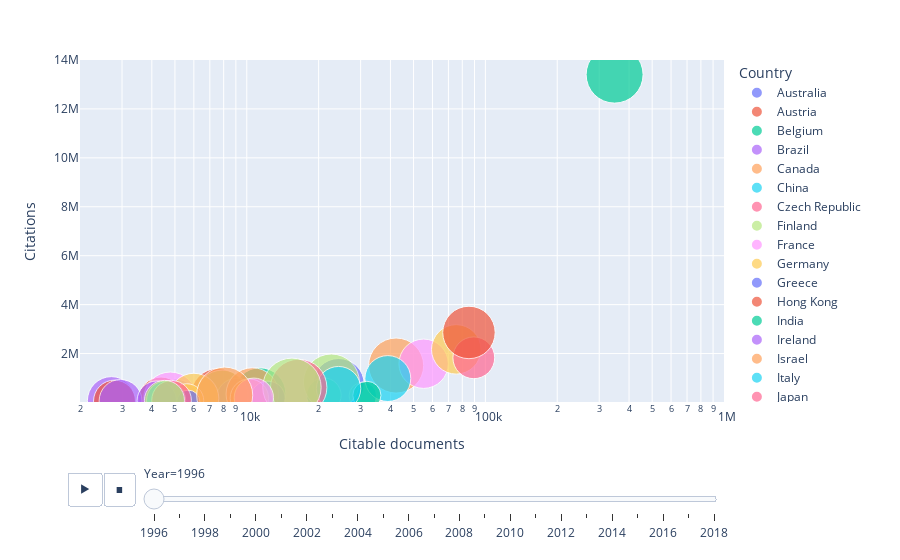

Notebook code cell kept with this figure:
### Markdown cell above
# Evolution of scientific publications overtime for countries with more than 10k citables papers in 1996. The size of the buble is the number of citations per document.

### Code cell
data_publications = pd.read_csv('../publications-high.csv')
px.scatter(data_publications, x="Citable documents", y="Citations", animation_frame="Year", animation_group="Country",
           size="Citations per document", color="Country", hover_name="Country", 
           log_x = True, 
           size_max=45, range_x=[2000,1000000], range_y=[20000,14000000])

### Figure 1 — Plotly figure (JSON) as saved in the notebook; plotly's stock layout.template omitted (floating-point values rounded to 4 significant figures)
{"data": [{"hoverlabel": {"namelength": 0}, "hovertemplate": "<b>%{hovertext}</b><br><br>Country=Australia<br>Year=1996<br>Citable documents=%{x}<br>Citations=%{y}<br>Citations per document=%{marker.size}", "hovertext": ["Australia"], "ids": ["Australia"], "legendgroup": "Australia", "marker": {"color": "#636efa", "size": [30.14], "sizemode": "area", "sizeref": 0.02309, "symbol": "circle"}, "mode": "markers", "name": "Australia", "showlegend": true, "type": "scatter", "x": [24271], "xaxis": "x", "y": [754029], "yaxis": "y"}, {"hoverlabel": {"namelength": 0}, "hovertemplate": "<b>%{hovertext}</b><br><br>Country=Austria<br>Year=1996<br>Citable documents=%{x}<br>Citations=%{y}<br>Citations per document=%{marker.size}", "hovertext": ["Austria"], "ids": ["Austria"], "legendgroup": "Austria", "marker": {"color": "#EF553B", "size": [34.82], "sizemode": "area", "sizeref": 0.02309, "symbol": "circle"}, "mode": "markers", "name": "Austria", "showlegend": true, "type": "scatter", "x": [7577], "xaxis": "x", "y": [269161], "yaxis": "y"}, {"hoverlabel": {"namelength": 0}, "hovertemplate": "<b>%{hovertext}</b><br><br>Country=Belgium<br>Year=1996<br>Citable documents=%{x}<br>Citations=%{y}<br>Citations per document=%{marker.size}", "hovertext": ["Belgium"], "ids": ["Belgium"], "legendgroup": "Belgium", "marker": {"color": "#00cc96", "size": [31.01], "sizemode": "area", "sizeref": 0.02309, "symbol": "circle"}, "mode": "markers", "name": "Belgium", "showlegend": true, "type": "scatter", "x": [11350], "xaxis": "x", "y": [360195], "yaxis": "y"}, {"hoverlabel": {"namelength": 0}, "hovertemplate": "<b>%{hovertext}</b><br><br>Country=Brazil<br>Year=1996<br>Citable documents=%{x}<br>Citations=%{y}<br>Citations per document=%{marker.size}", "hovertext": ["Brazil"], "ids": ["Brazil"], "legendgroup": "Brazil", "marker": {"color": "#ab63fa", "size": [18.45], "sizemode": "area", "sizeref": 0.02309, "symbol": "circle"}, "mode": "markers", "name": "Brazil", "showlegend": true, "type": "scatter", "x": [9058], "xaxis": "x", "y": [169147], "yaxis": "y"}, {"hoverlabel": {"namelength": 0}, "hovertemplate": "<b>%{hovertext}</b><br><br>Country=Canada<br>Year=1996<br>Citable documents=%{x}<br>Citations=%{y}<br>Citations per document=%{marker.size}", "hovertext": ["Canada"], "ids": ["Canada"], "legendgroup": "Canada", "marker": {"color": "#FFA15A", "size": [35.05], "sizemode": "area", "sizeref": 0.02309, "symbol": "circle"}, "mode": "markers", "name": "Canada", "showlegend": true, "type": "scatter", "x": [42253], "xaxis": "x", "y": [1509802], "yaxis": "y"}, {"hoverlabel": {"namelength": 0}, "hovertemplate": "<b>%{hovertext}</b><br><br>Country=China<br>Year=1996<br>Citable documents=%{x}<br>Citations=%{y}<br>Citations per document=%{marker.size}", "hovertext": ["China"], "ids": ["China"], "legendgroup": "China", "marker": {"color": "#19d3f3", "size": [8.75], "sizemode": "area", "sizeref": 0.02309, "symbol": "circle"}, "mode": "markers", "name": "China", "showlegend": true, "type": "scatter", "x": [30654], "xaxis": "x", "y": [269276], "yaxis": "y"}, {"hoverlabel": {"namelength": 0}, "hovertemplate": "<b>%{hovertext}</b><br><br>Country=Czech Republic<br>Year=1996<br>Citable documents=%{x}<br>Citations=%{y}<br>Citations per document=%{marker.size}", "hovertext": ["Czech Republic"], "ids": ["Czech Republic"], "legendgroup": "Czech Republic", "marker": {"color": "#FF6692", "size": [13.99], "sizemode": "area", "sizeref": 0.02309, "symbol": "circle"}, "mode": "markers", "name": "Czech Republic", "showlegend": true, "type": "scatter", "x": [5400], "xaxis": "x", "y": [75805], "yaxis": "y"}, {"hoverlabel": {"namelength": 0}, "hovertemplate": "<b>%{hovertext}</b><br><br>Country=Finland<br>Year=1996<br>Citable documents=%{x}<br>Citations=%{y}<br>Citations per document=%{marker.size}", "hovertext": ["Finland"], "ids": ["Finland"], "legendgroup": "Finland", "marker": {"color": "#B6E880", "size": [31.52], "sizemode": "area", "sizeref": 0.02309, "symbol": "circle"}, "mode": "markers", "name": "Finland", "showlegend": true, "type": "scatter", "x": [7887], "xaxis": "x", "y": [255065], "yaxis": "y"}, {"hoverlabel": {"namelength": 0}, "hovertemplate": "<b>%{hovertext}</b><br><br>Country=France<br>Year=1996<br>Citable documents=%{x}<br>Citations=%{y}<br>Citations per document=%{marker.size}", "hovertext": ["France"], "ids": ["France"], "legendgroup": "France", "marker": {"color": "#FF97FF", "size": [28.13], "sizemode": "area", "sizeref": 0.02309, "symbol": "circle"}, "mode": "markers", "name": "France", "showlegend": true, "type": "scatter", "x": [55098], "xaxis": "x", "y": [1584565], "yaxis": "y"}, {"hoverlabel": {"namelength": 0}, "hovertemplate": "<b>%{hovertext}</b><br><br>Country=Germany<br>Year=1996<br>Citable documents=%{x}<br>Citations=%{y}<br>Citations per document=%{marker.size}", "hovertext": ["Germany"], "ids": ["Germany"], "legendgroup": "Germany", "marker": {"color": "#FECB52", "size": [28.3], "sizemode": "area", "sizeref": 0.02309, "symbol": "circle"}, "mode": "markers", "name": "Germany", "showlegend": true, "type": "scatter", "x": [75477], "xaxis": "x", "y": [2170854], "yaxis": "y"}, {"hoverlabel": {"namelength": 0}, "hovertemplate": "<b>%{hovertext}</b><br><br>Country=Greece<br>Year=1996<br>Citable documents=%{x}<br>Citations=%{y}<br>Citations per document=%{marker.size}", "hovertext": ["Greece"], "ids": ["Greece"], "legendgroup": "Greece", "marker": {"color": "#636efa", "size": [20.17], "sizemode": "area", "sizeref": 0.02309, "symbol": "circle"}, "mode": "markers", "name": "Greece", "showlegend": true, "type": "scatter", "x": [5044], "xaxis": "x", "y": [103433], "yaxis": "y"}, {"hoverlabel": {"namelength": 0}, "hovertemplate": "<b>%{hovertext}</b><br><br>Country=Hong Kong<br>Year=1996<br>Citable documents=%{x}<br>Citations=%{y}<br>Citations per document=%{marker.size}", "hovertext": ["Hong Kong"], "ids": ["Hong Kong"], "legendgroup": "Hong Kong", "marker": {"color": "#EF553B", "size": [24.04], "sizemode": "area", "sizeref": 0.02309, "symbol": "circle"}, "mode": "markers", "name": "Hong Kong", "showlegend": true, "type": "scatter", "x": [4371], "xaxis": "x", "y": [107786], "yaxis": "y"}, {"hoverlabel": {"namelength": 0}, "hovertemplate": "<b>%{hovertext}</b><br><br>Country=India<br>Year=1996<br>Citable documents=%{x}<br>Citations=%{y}<br>Citations per document=%{marker.size}", "hovertext": ["India"], "ids": ["India"], "legendgroup": "India", "marker": {"color": "#00cc96", "size": [13.74], "sizemode": "area", "sizeref": 0.02309, "symbol": "circle"}, "mode": "markers", "name": "India", "showlegend": true, "type": "scatter", "x": [21046], "xaxis": "x", "y": [294593], "yaxis": "y"}, {"hoverlabel": {"namelength": 0}, "hovertemplate": "<b>%{hovertext}</b><br><br>Country=Ireland<br>Year=1996<br>Citable documents=%{x}<br>Citations=%{y}<br>Citations per document=%{marker.size}", "hovertext": ["Ireland"], "ids": ["Ireland"], "legendgroup": "Ireland", "marker": {"color": "#ab63fa", "size": [26.71], "sizemode": "area", "sizeref": 0.02309, "symbol": "circle"}, "mode": "markers", "name": "Ireland", "showlegend": true, "type": "scatter", "x": [2709], "xaxis": "x", "y": [74836], "yaxis": "y"}, {"hoverlabel": {"namelength": 0}, "hovertemplate": "<b>%{hovertext}</b><br><br>Country=Israel<br>Year=1996<br>Citable documents=%{x}<br>Citations=%{y}<br>Citations per document=%{marker.size}", "hovertext": ["Israel"], "ids": ["Israel"], "legendgroup": "Israel", "marker": {"color": "#FFA15A", "size": [31.96], "sizemode": "area", "sizeref": 0.02309, "symbol": "circle"}, "mode": "markers", "name": "Israel", "showlegend": true, "type": "scatter", "x": [10554], "xaxis": "x", "y": [345503], "yaxis": "y"}, {"hoverlabel": {"namelength": 0}, "hovertemplate": "<b>%{hovertext}</b><br><br>Country=Italy<br>Year=1996<br>Citable documents=%{x}<br>Citations=%{y}<br>Citations per document=%{marker.size}", "hovertext": ["Italy"], "ids": ["Italy"], "legendgroup": "Italy", "marker": {"color": "#19d3f3", "size": [24.35], "sizemode": "area", "sizeref": 0.02309, "symbol": "circle"}, "mode": "markers", "name": "Italy", "showlegend": true, "type": "scatter", "x": [39001], "xaxis": "x", "y": [978767], "yaxis": "y"}, {"hoverlabel": {"namelength": 0}, "hovertemplate": "<b>%{hovertext}</b><br><br>Country=Japan<br>Year=1996<br>Citable documents=%{x}<br>Citations=%{y}<br>Citations per document=%{marker.size}", "hovertext": ["Japan"], "ids": ["Japan"], "legendgroup": "Japan", "marker": {"color": "#FF6692", "size": [20.17], "sizemode": "area", "sizeref": 0.02309, "symbol": "circle"}, "mode": "markers", "name": "Japan", "showlegend": true, "type": "scatter", "x": [89419], "xaxis": "x", "y": [1827100], "yaxis": "y"}, {"hoverlabel": {"namelength": 0}, "hovertemplate": "<b>%{hovertext}</b><br><br>Country=Netherlands<br>Year=1996<br>Citable documents=%{x}<br>Citations=%{y}<br>Citations per document=%{marker.size}", "hovertext": ["Netherlands"], "ids": ["Netherlands"], "legendgroup": "Netherlands", "marker": {"color": "#B6E880", "size": [36.22], "sizemode": "area", "sizeref": 0.02309, "symbol": "circle"}, "mode": "markers", "name": "Netherlands", "showlegend": true, "type": "scatter", "x": [22626], "xaxis": "x", "y": [838239], "yaxis": "y"}, {"hoverlabel": {"namelength": 0}, "hovertemplate": "<b>%{hovertext}</b><br><br>Country=New Zealand<br>Year=1996<br>Citable documents=%{x}<br>Citations=%{y}<br>Citations per document=%{marker.size}", "hovertext": ["New Zealand"], "ids": ["New Zealand"], "legendgroup": "New Zealand", "marker": {"color": "#FF97FF", "size": [32.63], "sizemode": "area", "sizeref": 0.02309, "symbol": "circle"}, "mode": "markers", "name": "New Zealand", "showlegend": true, "type": "scatter", "x": [4780], "xaxis": "x", "y": [159289], "yaxis": "y"}, {"hoverlabel": {"namelength": 0}, "hovertemplate": "<b>%{hovertext}</b><br><br>Country=Norway<br>Year=1996<br>Citable documents=%{x}<br>Citations=%{y}<br>Citations per document=%{marker.size}", "hovertext": ["Norway"], "ids": ["Norway"], "legendgroup": "Norway", "marker": {"color": "#FECB52", "size": [28.73], "sizemode": "area", "sizeref": 0.02309, "symbol": "circle"}, "mode": "markers", "name": "Norway", "showlegend": true, "type": "scatter", "x": [6001], "xaxis": "x", "y": [175343], "yaxis": "y"}, {"hoverlabel": {"namelength": 0}, "hovertemplate": "<b>%{hovertext}</b><br><br>Country=Poland<br>Year=1996<br>Citable documents=%{x}<br>Citations=%{y}<br>Citations per document=%{marker.size}", "hovertext": ["Poland"], "ids": ["Poland"], "legendgroup": "Poland", "marker": {"color": "#636efa", "size": [13.75], "sizemode": "area", "sizeref": 0.02309, "symbol": "circle"}, "mode": "markers", "name": "Poland", "showlegend": true, "type": "scatter", "x": [12260], "xaxis": "x", "y": [169470], "yaxis": "y"}, {"hoverlabel": {"namelength": 0}, "hovertemplate": "<b>%{hovertext}</b><br><br>Country=Portugal<br>Year=1996<br>Citable documents=%{x}<br>Citations=%{y}<br>Citations per document=%{marker.size}", "hovertext": ["Portugal"], "ids": ["Portugal"], "legendgroup": "Portugal", "marker": {"color": "#EF553B", "size": [20.3], "sizemode": "area", "sizeref": 0.02309, "symbol": "circle"}, "mode": "markers", "name": "Portugal", "showlegend": true, "type": "scatter", "x": [2790], "xaxis": "x", "y": [57415], "yaxis": "y"}, {"hoverlabel": {"namelength": 0}, "hovertemplate": "<b>%{hovertext}</b><br><br>Country=Russian Federation<br>Year=1996<br>Citable documents=%{x}<br>Citations=%{y}<br>Citations per document=%{marker.size}", "hovertext": ["Russian Federation"], "ids": ["Russian Federation"], "legendgroup": "Russian Federation", "marker": {"color": "#00cc96", "size": [9.15], "sizemode": "area", "sizeref": 0.02309, "symbol": "circle"}, "mode": "markers", "name": "Russian Federation", "showlegend": true, "type": "scatter", "x": [31872], "xaxis": "x", "y": [292763], "yaxis": "y"}, {"hoverlabel": {"namelength": 0}, "hovertemplate": "<b>%{hovertext}</b><br><br>Country=Singapore<br>Year=1996<br>Citable documents=%{x}<br>Citations=%{y}<br>Citations per document=%{marker.size}", "hovertext": ["Singapore"], "ids": ["Singapore"], "legendgroup": "Singapore", "marker": {"color": "#ab63fa", "size": [21.2], "sizemode": "area", "sizeref": 0.02309, "symbol": "circle"}, "mode": "markers", "name": "Singapore", "showlegend": true, "type": "scatter", "x": [2958], "xaxis": "x", "y": [63647], "yaxis": "y"}, {"hoverlabel": {"namelength": 0}, "hovertemplate": "<b>%{hovertext}</b><br><br>Country=South Korea<br>Year=1996<br>Citable documents=%{x}<br>Citations=%{y}<br>Citations per document=%{marker.size}", "hovertext": ["South Korea"], "ids": ["South Korea"], "legendgroup": "South Korea", "marker": {"color": "#FFA15A", "size": [17.08], "sizemode": "area", "sizeref": 0.02309, "symbol": "circle"}, "mode": "markers", "name": "South Korea", "showlegend": true, "type": "scatter", "x": [10256], "xaxis": "x", "y": [176445], "yaxis": "y"}, {"hoverlabel": {"namelength": 0}, "hovertemplate": "<b>%{hovertext}</b><br><br>Country=Spain<br>Year=1996<br>Citable documents=%{x}<br>Citations=%{y}<br>Citations per document=%{marker.size}", "hovertext": ["Spain"], "ids": ["Spain"], "legendgroup": "Spain", "marker": {"color": "#19d3f3", "size": [22.73], "sizemode": "area", "sizeref": 0.02309, "symbol": "circle"}, "mode": "markers", "name": "Spain", "showlegend": true, "type": "scatter", "x": [24246], "xaxis": "x", "y": [566629], "yaxis": "y"}, {"hoverlabel": {"namelength": 0}, "hovertemplate": "<b>%{hovertext}</b><br><br>Country=Sweden<br>Year=1996<br>Citable documents=%{x}<br>Citations=%{y}<br>Citations per document=%{marker.size}", "hovertext": ["Sweden"], "ids": ["Sweden"], "legendgroup": "Sweden", "marker": {"color": "#FF6692", "size": [36.71], "sizemode": "area", "sizeref": 0.02309, "symbol": "circle"}, "mode": "markers", "name": "Sweden", "showlegend": true, "type": "scatter", "x": [16505], "xaxis": "x", "y": [616680], "yaxis": "y"}, {"hoverlabel": {"namelength": 0}, "hovertemplate": "<b>%{hovertext}</b><br><br>Country=Switzerland<br>Year=1996<br>Citable documents=%{x}<br>Citations=%{y}<br>Citations per document=%{marker.size}", "hovertext": ["Switzerland"], "ids": ["Switzerland"], "legendgroup": "Switzerland", "marker": {"color": "#B6E880", "size": [39.39], "sizemode": "area", "sizeref": 0.02309, "symbol": "circle"}, "mode": "markers", "name": "Switzerland", "showlegend": true, "type": "scatter", "x": [15464], "xaxis": "x", "y": [620604], "yaxis": "y"}, {"hoverlabel": {"namelength": 0}, "hovertemplate": "<b>%{hovertext}</b><br><br>Country=Taiwan<br>Year=1996<br>Citable documents=%{x}<br>Citations=%{y}<br>Citations per document=%{marker.size}", "hovertext": ["Taiwan"], "ids": ["Taiwan"], "legendgroup": "Taiwan", "marker": {"color": "#FF97FF", "size": [17.9], "sizemode": "area", "sizeref": 0.02309, "symbol": "circle"}, "mode": "markers", "name": "Taiwan", "showlegend": true, "type": "scatter", "x": [10708], "xaxis": "x", "y": [193326], "yaxis": "y"}, {"hoverlabel": {"namelength": 0}, "hovertemplate": "<b>%{hovertext}</b><br><br>Country=Turkey<br>Year=1996<br>Citable documents=%{x}<br>Citations=%{y}<br>Citations per document=%{marker.size}", "hovertext": ["Turkey"], "ids": ["Turkey"], "legendgroup": "Turkey", "marker": {"color": "#FECB52", "size": [13.18], "sizemode": "area", "sizeref": 0.02309, "symbol": "circle"}, "mode": "markers", "name": "Turkey", "showlegend": true, "type": "scatter", "x": [5608], "xaxis": "x", "y": [76309], "yaxis": "y"}, {"hoverlabel": {"namelength": 0}, "hovertemplate": "<b>%{hovertext}</b><br><br>Country=Ukraine<br>Year=1996<br>Citable documents=%{x}<br>Citations=%{y}<br>Citations per document=%{marker.size}", "hovertext": ["Ukraine"], "ids": ["Ukraine"], "legendgroup": "Ukraine", "marker": {"color": "#636efa", "size": [6.11], "sizemode": "area", "sizeref": 0.02309, "symbol": "circle"}, "mode": "markers", "name": "Ukraine", "showlegend": true, "type": "scatter", "x": [5690], "xaxis": "x", "y": [34796], "yaxis": "y"}, {"hoverlabel": {"namelength": 0}, "hovertemplate": "<b>%{hovertext}</b><br><br>Country=United Kingdom<br>Year=1996<br>Citable documents=%{x}<br>Citations=%{y}<br>Citations per document=%{marker.size}", "hovertext": ["United Kingdom"], "ids": ["United Kingdom"], "legendgroup": "United Kingdom", "marker": {"color": "#EF553B", "size": [31.8], "sizemode": "area", "sizeref": 0.02309, "symbol": "circle"}, "mode": "markers", "name": "United Kingdom", "showlegend": true, "type": "scatter", "x": [85330], "xaxis": "x", "y": [2862678], "yaxis": "y"}, {"hoverlabel": {"namelength": 0}, "hovertemplate": "<b>%{hovertext}</b><br><br>Country=United States<br>Year=1996<br>Citable documents=%{x}<br>Citations=%{y}<br>Citations per document=%{marker.size}", "hovertext": ["United States"], "ids": ["United States"], "legendgroup": "United States", "marker": {"color": "#00cc96", "size": [37.49], "sizemode": "area", "sizeref": 0.02309, "symbol": "circle"}, "mode": "markers", "name": "United States", "showlegend": true, "type": "scatter", "x": [347986], "xaxis": "x", "y": [13402429], "yaxis": "y"}, {"hoverlabel": {"namelength": 0}, "hovertemplate": "<b>%{hovertext}</b><br><br>Country=Argentina<br>Year=1996<br>Citable documents=%{x}<br>Citations=%{y}<br>Citations per document=%{marker.size}", "hovertext": ["Argentina"], "ids": ["Argentina"], "legendgroup": "Argentina", "marker": {"color": "#ab63fa", "size": [17.93], "sizemode": "area", "sizeref": 0.02309, "symbol": "circle"}, "mode": "markers", "name": "Argentina", "showlegend": true, "type": "scatter", "x": [4195], "xaxis": "x", "y": [76105], "yaxis": "y"}, {"hoverlabel": {"namelength": 0}, "hovertemplate": "<b>%{hovertext}</b><br><br>Country=Denmark<br>Year=1996<br>Citable documents=%{x}<br>Citations=%{y}<br>Citations per document=%{marker.size}", "hovertext": ["Denmark"], "ids": ["Denmark"], "legendgroup": "Denmark", "marker": {"color": "#FFA15A", "size": [36.39], "sizemode": "area", "sizeref": 0.02309, "symbol": "circle"}, "mode": "markers", "name": "Denmark", "showlegend": true, "type": "scatter", "x": [8079], "xaxis": "x", "y": [300210], "yaxis": "y"}, {"hoverlabel": {"namelength": 0}, "hovertemplate": "<b>%{hovertext}</b><br><br>Country=Hungary<br>Year=1996<br>Citable documents=%{x}<br>Citations=%{y}<br>Citations per document=%{marker.size}", "hovertext": ["Hungary"], "ids": ["Hungary"], "legendgroup": "Hungary", "marker": {"color": "#19d3f3", "size": [17.69], "sizemode": "area", "sizeref": 0.02309, "symbol": "circle"}, "mode": "markers", "name": "Hungary", "showlegend": true, "type": "scatter", "x": [4591], "xaxis": "x", "y": [83076], "yaxis": "y"}, {"hoverlabel": {"namelength": 0}, "hovertemplate": "<b>%{hovertext}</b><br><br>Country=Mexico<br>Year=1996<br>Citable documents=%{x}<br>Citations=%{y}<br>Citations per document=%{marker.size}", "hovertext": ["Mexico"], "ids": ["Mexico"], "legendgroup": "Mexico", "marker": {"color": "#FF6692", "size": [18.18], "sizemode": "area", "sizeref": 0.02309, "symbol": "circle"}, "mode": "markers", "name": "Mexico", "showlegend": true, "type": "scatter", "x": [4839], "xaxis": "x", "y": [88901], "yaxis": "y"}, {"hoverlabel": {"namelength": 0}, "hovertemplate": "<b>%{hovertext}</b><br><br>Country=South Africa<br>Year=1996<br>Citable documents=%{x}<br>Citations=%{y}<br>Citations per document=%{marker.size}", "hovertext": ["South Africa"], "ids": ["South Africa"], "legendgroup": "South Africa", "marker": {"color": "#B6E880", "size": [18.52], "sizemode": "area", "sizeref": 0.02309, "symbol": "circle"}, "mode": "markers", "name": "South Africa", "showlegend": true, "type": "scatter", "x": [4519], "xaxis": "x", "y": [85712], "yaxis": "y"}], "layout": {"legend": {"itemsizing": "constant", "title": {"text": "Country"}, "tracegroupgap": 0}, "margin": {"t": 60}, "sliders": [{"active": 0, "currentvalue": {"prefix": "Year="}, "len": 0.9, "pad": {"b": 10, "t": 60}, "steps": [{"args": [["1996"], {"frame": {"duration": 0, "redraw": false}, "fromcurrent": true, "mode": "immediate", "transition": {"duration": 0, "easing": "linear"}}], "label": "1996", "method": "animate"}, {"args": [["1997"], {"frame": {"duration": 0, "redraw": false}, "fromcurrent": true, "mode": "immediate", "transition": {"duration": 0, "easing": "linear"}}], "label": "1997", "method": "animate"}, {"args": [["1998"], {"frame": {"duration": 0, "redraw": false}, "fromcurrent": true, "mode": "immediate", "transition": {"duration": 0, "easing": "linear"}}], "label": "1998", "method": "animate"}, {"args": [["1999"], {"frame": {"duration": 0, "redraw": false}, "fromcurrent": true, "mode": "immediate", "transition": {"duration": 0, "easing": "linear"}}], "label": "1999", "method": "animate"}, {"args": [["2000"], {"frame": {"duration": 0, "redraw": false}, "fromcurrent": true, "mode": "immediate", "transition": {"duration": 0, "easing": "linear"}}], "label": "2000", "method": "animate"}, {"args": [["2001"], {"frame": {"duration": 0, "redraw": false}, "fromcurrent": true, "mode": "immediate", "transition": {"duration": 0, "easing": "linear"}}], "label": "2001", "method": "animate"}, {"args": [["2002"], {"frame": {"duration": 0, "redraw": false}, "fromcurrent": true, "mode": "immediate", "transition": {"duration": 0, "easing": "linear"}}], "label": "2002", "method": "animate"}, {"args": [["2003"], {"frame": {"duration": 0, "redraw": false}, "fromcurrent": true, "mode": "immediate", "transition": {"duration": 0, "easing": "linear"}}], "label": "2003", "method": "animate"}, {"args": [["2004"], {"frame": {"duration": 0, "redraw": false}, "fromcurrent": true, "mode": "immediate", "transition": {"duration": 0, "easing": "linear"}}], "label": "2004", "method": "animate"}, {"args": [["2005"], {"frame": {"duration": 0, "redraw": false}, "fromcurrent": true, "mode": "immediate", "transition": {"duration": 0, "easing": "linear"}}], "label": "2005", "method": "animate"}, {"args": [["2006"], {"frame": {"duration": 0, "redraw": false}, "fromcurrent": true, "mode": "immediate", "transition": {"duration": 0, "easing": "linear"}}], "label": "2006", "method": "animate"}, {"args": [["2007"], {"frame": {"duration": 0, "redraw": false}, "fromcurrent": true, "mode": "immediate", "transition": {"duration": 0, "easing": "linear"}}], "label": "2007", "method": "animate"}, {"args": [["2008"], {"frame": {"duration": 0, "redraw": false}, "fromcurrent": true, "mode": "immediate", "transition": {"duration": 0, "easing": "linear"}}], "label": "2008", "method": "animate"}, {"args": [["2009"], {"frame": {"duration": 0, "redraw": false}, "fromcurrent": true, "mode": "immediate", "transition": {"duration": 0, "easing": "linear"}}], "label": "2009", "method": "animate"}, {"args": [["2010"], {"frame": {"duration": 0, "redraw": false}, "fromcurrent": true, "mode": "immediate", "transition": {"duration": 0, "easing": "linear"}}], "label": "2010", "method": "animate"}, {"args": [["2011"], {"frame": {"duration": 0, "redraw": false}, "fromcurrent": true, "mode": "immediate", "transition": {"duration": 0, "easing": "linear"}}], "label": "2011", "method": "animate"}, {"args": [["2012"], {"frame": {"duration": 0, "redraw": false}, "fromcurrent": true, "mode": "immediate", "transition": {"duration": 0, "easing": "linear"}}], "label": "2012", "method": "animate"}, {"args": [["2013"], {"frame": {"duration": 0, "redraw": false}, "fromcurrent": true, "mode": "immediate", "transition": {"duration": 0, "easing": "linear"}}], "label": "2013", "method": "animate"}, {"args": [["2014"], {"frame": {"duration": 0, "redraw": false}, "fromcurrent": true, "mode": "immediate", "transition": {"duration": 0, "easing": "linear"}}], "label": "2014", "method": "animate"}, {"args": [["2015"], {"frame": {"duration": 0, "redraw": false}, "fromcurrent": true, "mode": "immediate", "transition": {"duration": 0, "easing": "linear"}}], "label": "2015", "method": "animate"}, {"args": [["2016"], {"frame": {"duration": 0, "redraw": false}, "fromcurrent": true, "mode": "immediate", "transition": {"duration": 0, "easing": "linear"}}], "label": "2016", "method": "animate"}, {"args": [["2017"], {"frame": {"duration": 0, "redraw": false}, "fromcurrent": true, "mode": "immediate", "transition": {"duration": 0, "easing": "linear"}}], "label": "2017", "method": "animate"}, {"args": [["2018"], {"frame": {"duration": 0, "redraw": false}, "fromcurrent": true, "mode": "immediate", "transition": {"duration": 0, "easing": "linear"}}], "label": "2018", "method": "animate"}], "x": 0.1, "xanchor": "left", "y": 0, "yanchor": "top"}], "updatemenus": [{"buttons": [{"args": [null, {"frame": {"duration": 500, "redraw": false}, "fromcurrent": true, "mode": "immediate", "transition": {"duration": 500, "easing": "linear"}}], "label": "&#9654;", "method": "animate"}, {"args": [[null], {"frame": {"duration": 0, "redraw": false}, "fromcurrent": true, "mode": "immediate", "transition": {"duration": 0, "easing": "linear"}}], "label": "&#9724;", "method": "animate"}], "direction": "left", "pad": {"r": 10, "t": 70}, "showactive": false, "type": "buttons", "x": 0.1, "xanchor": "right", "y": 0, "yanchor": "top"}], "xaxis": {"anchor": "y", "domain": [0, 1], "range": [3.301, 6.0], "title": {"text": "Citable documents"}, "type": "log"}, "yaxis": {"anchor": "x", "domain": [0, 1], "range": [20000, 14000000], "title": {"text": "Citations"}}}}
